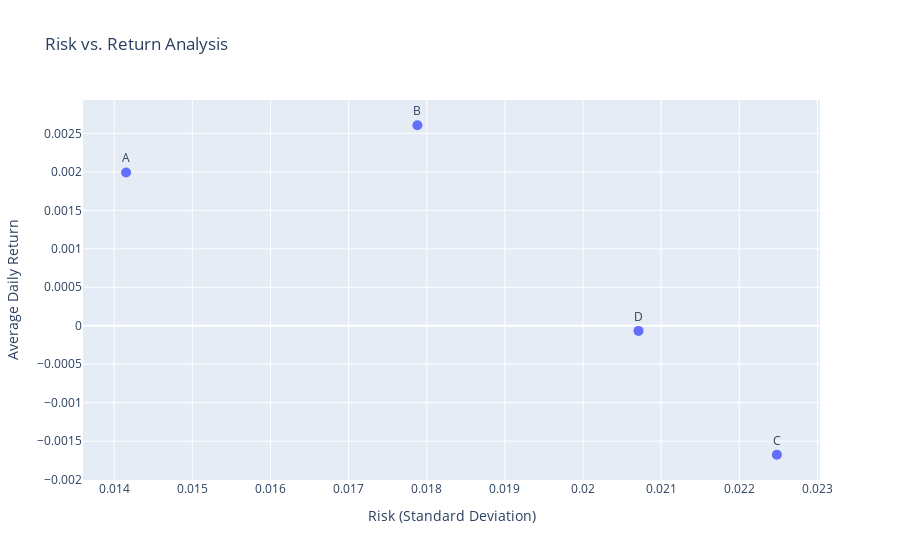

The cell this chart's notebook holds for it:
### Markdown cell above
# Daily Risk Vs. Return Analysis

### Code cell
daily_returns = pivot_data.pct_change().dropna()
avg_daily_return = daily_returns.mean()
risk = daily_returns.std()

risk_return_df = pd.DataFrame({'Risk':risk,'Average Daily Return':avg_daily_return})

fig = go.Figure()

fig.add_trace(
    go.Scatter(
        x=risk_return_df["Risk"],
        y=risk_return_df['Average Daily Return'],
        mode="markers+text",
        text=risk_return_df.index,
        textposition="top center",
        marker=dict(size=10)
    )
)
fig.update_layout(
    title='Risk vs. Return Analysis',
    xaxis_title='Risk (Standard Deviation)',
    yaxis_title='Average Daily Return',
    showlegend=False
)
fig.show()

### Figure 1 — Plotly figure (JSON) as saved in the notebook; plotly's stock layout.template omitted (floating-point values rounded to 4 significant figures)
{"data": [{"marker": {"size": 10}, "mode": "markers+text", "text": ["A", "B", "C", "D"], "textposition": "top center", "type": "scatter", "x": [0.01415, 0.01788, 0.02248, 0.02071], "y": [0.001991, 0.002606, -0.001676, -6.681e-05]}], "layout": {"showlegend": false, "title": {"text": "Risk vs. Return Analysis"}, "xaxis": {"title": {"text": "Risk (Standard Deviation)"}}, "yaxis": {"title": {"text": "Average Daily Return"}}}}
